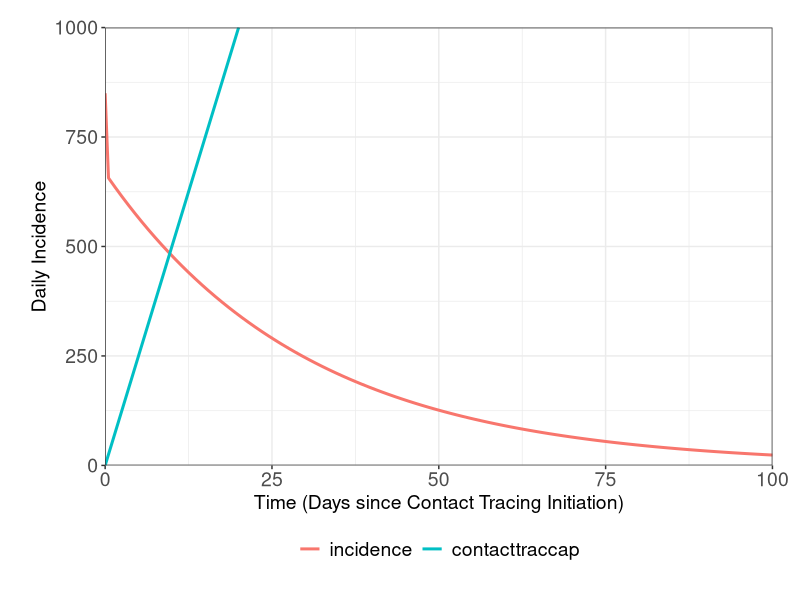

The R source for this figure: (Note: this script raises an error after producing the figure.)
setwd("C:/Users/amorg/Documents/PhD/nCoV Work/Models/ContactTracing") 
rm(list=ls())
library("deSolve"); library("ggplot2"); library("ggpubr"); library("reshape2"); library("Cairo")

#### Model Functions - Gen Time/ Betas/ODEs ####

#Generation Time

GenTime <- function(T2, R0) {
  G = T2 * ((R0-1)/log(2))
  return(G)
}

#Model Betas

beta <- function(R0) {
  gamma <- 1/6.5
  return(R0*gamma)
} 

lin_cont <- function(x,m) {
  y = m*(x) + 0
  return(y)
}

SIRS2 <- function(time, init, parms) {

    beta <- beta(parms["R0"])
    linear <<- lin_cont(time, parms["ramp_rate"])
    
    incidence <- beta*init["I"]*init["S"]*parms["N"]
    inctime <- c(time, incidence, linear, beta, linear/ (incidence))
    inc_cont <<- rbind(inc_cont, inctime)
    inc_cont <<- inc_cont[!duplicated(inc_cont$X0), ]
    
    beta <- beta(parms["R0"]) #* (1-(inc_cont[nrow(inc_cont),3]/(inc_cont[nrow(inc_cont),2]))*parms["efficacy"])
    
    dS = - beta*init["I"]*init["S"] 
    dI = beta*init["I"]*init["S"] - parms["gamma"]*init["I"]
    dR = parms["gamma"]*init["I"]

  return(list(c(dS, dI, dR)))
}



parms = c(gamma = 1/6.5, 
          N = 5.5*10^6,
          efficacy = 0.8,
          ramp_rate = 50, 
          R0 = 0.85,
          target = 10)

N <- 5.5*10^6

Input <- c(10880, 459384.8)

Input <- c(850)


init <- c(S = (N-((Input[[1]]*(1/parms[["gamma"]])) + (0.075*N)))/N, I = Input[[1]]*(1/parms[["gamma"]])/N, R = 0.075)
#eta(parms["R0"])*init["I"]*init["S"]*parms["N"] 
inc_cont <<- data.frame(0, 850, 0, 0, 0)
times <- seq(0, 400, by = 1)
out1 <- data.frame(rk(y = init, func = SIRS2, times = times, parms = parms, method = "rk4"))
colnames(inc_cont) <- c("time", "incidence", "contacttraccap", "beta", "con/inc rat")

statsinc <- melt(inc_cont, id.vars =  c("time"), measure.vars = c("incidence", "contacttraccap"))

ggplot(data = statsinc, aes(x = (time), y = value, col = variable))+ theme_bw() + 
  labs(x ="Time (Days since Contact Tracing Initiation)", y = "Daily Incidence", color = "Population") + scale_y_continuous(limits = c(0,1000), expand = c(0,0)) + 
  scale_x_continuous( limits = c(0,100), expand = c(0,0)) +
  theme(legend.position = "bottom", legend.title = element_blank(), legend.text=element_text(size=14),  axis.text=element_text(size=14),
        axis.title.y=element_text(size=14),axis.title.x = element_text(size=14), 
        legend.spacing.x = unit(0.3, 'cm'), plot.margin=unit(c(0.7,0.7,0.8,0.8),"cm")) +
  geom_line(size = 1.02, stat = "identity") 



t <- inc_cont[,1][which(inc_cont[,5] < 1 & inc_cont[,5] > 0.5)]
t1 <- split(t, cumsum(c(1, diff(t) != 0.5)))[[1]]
timeequal <- t1[length(t1)]

#####

SIRS3 <- function(time, init, parms) {
  
  timeequal = timeequal
  
  if(time >= timeequal) { # if time is equal
    
    beta <- beta(parms["R0"])*(1-(1*parms["efficacy"]))
    incidence <- beta*init["I"]*init["S"]*parms["N"]
    
    inctime <- c(time, incidence, incidence, beta, 1)
    inc_cont <<- rbind(inc_cont, inctime)
    inc_cont <<- inc_cont[!duplicated(inc_cont$X0), ]
    
    dS = - beta*init["I"]*init["S"]
    dI = beta*init["I"]*init["S"] - parms["gamma"]*init["I"]
    dR = parms["gamma"]*init["I"] 
 
  } else{ #if inc is over 1000

    beta <- beta(parms["R0"])
    linear <<- lin_cont(time, parms["ramp_rate"])
    
    incidence <- beta*init["I"]*init["S"]*parms["N"]
    inctime <- c(time, incidence, linear, beta, 
                 linear/ (incidence))
    inc_cont <<- rbind(inc_cont, inctime)
    inc_cont <<- inc_cont[!duplicated(inc_cont$X0), ]
    
    beta <- beta(parms["R0"]) * (1-(inc_cont[nrow(inc_cont),3]/(inc_cont[nrow(inc_cont),2]))*parms["efficacy"])
    
    dS = - beta*init["I"]*init["S"] 
    dI = beta*init["I"]*init["S"] - parms["gamma"]*init["I"]
    dR = parms["gamma"]*init["I"]
    
  }
    
  return(list(c(dS, dI, dR)))
}

N <- 5.5*10^6
Input <- c(10880, 459384.8)
init <- c(S = (N-(Input[1] + Input[2]))/N, I = Input[1]/N, R = Input[2]/N)

parms = c(gamma = 1/(GenTime(3.3,2.8)), 
          N = 5.5*10^6,
          efficacy = 0.8,
          ramp_rate = 50, 
          R0 = 0.85,
          target = 10)

inc_cont <<- data.frame(0, beta(parms["R0"])*init["I"]*init["S"]*parms["N"] , 0, 0, 0)
times <- seq(0, 400, by = 1)

out1 <- data.frame(rk(y = init, func = SIRS3, times = times, parms = parms, method = "rk4"))

#####

contact_trac_run <- function(efficacy, ramp_rate, R0, target, iinput, rinput) {
  
  #Parameters
  N <- 5.5*10^6
  init <- c(S = (N-(iinput + rinput))/N, I = iinput/N, R = rinput/N)
  
  parms = c(gamma = 1/(GenTime(3.3,2.8)), 
            N = 5.5*10^6,
            efficacy = efficacy,
            ramp_rate = ramp_rate, 
            R0 = R0,
            target = target)
  
  #Intersect
  inc_cont <<- data.frame(0, beta(parms["R0"])*init["I"]*init["S"]*parms["N"] , 0, 0, 0)
  times <- seq(0, 200, by = 1)
  out1 <- data.frame(rk(y = init, func = SIRS2, times = times, parms = parms, method = "rk4"))
  
  t <- inc_cont[,1][which(inc_cont[,5] < 1 & inc_cont[,5] > 0.5)]
  t1 <- split(t, cumsum(c(1, diff(t) != 0.5)))[[1]]
  timeequal <<- t1[length(t1)]
  
  
  #Actually Run the Model 
  inc_cont <<- data.frame(0, beta(parms["R0"])*init["I"]*init["S"]*parms["N"] , 0, 0, 0)
  times <- seq(0, 200, by = 1)
  out1 <<- data.frame(rk(y = init, func = SIRS3, times = times, parms = parms, method = "rk4"))
  
  #inc_cont[1,1] <<- 0; inc_cont[1,2] <<- 0
  colnames(inc_cont) <<- c("time", "incidence", "contacttraccap", "beta", "con/inc rat")

  timesince <- inc_cont[,1][which(inc_cont[,2] < target)][1]
  return(c("Time1000" = timeequal, "RelTimetoTarget" = timesince))
}

#Specify the efficacy (as a fraction), ramp_rate, lockdown R0 and target incidence
#inc_cont will always output during the run - view for a more detailed overview of the model run.

test <- contact_trac_run(0.8, 50, 0.9, 10, 10880, 459384.8)
